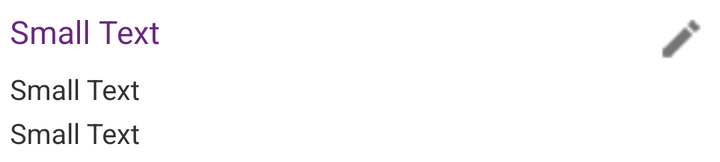
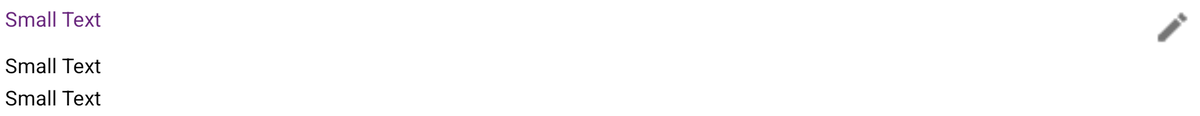

An Android layout and its configuration variant, each rendered on a device that would load it. The default file and the variant file are quoted in full after the pictures.
<!-- AndroidManifest.xml: application theme MyTheme -->
<!-- res/layout/companycustom.xml -->
<?xml version="1.0" encoding="utf-8"?>

<RelativeLayout xmlns:android="http://schemas.android.com/apk/res/android"
    android:id="@+id/RelativeLayout1"
    android:layout_width="match_parent"
    android:layout_height="wrap_content"
    android:padding="5dp"
    android:orientation="vertical" >

    <Button
        android:id="@+id/edt"
        style="?android:attr/buttonStyleSmall"
        android:layout_width="30dp"
        android:layout_height="30dp"
        android:layout_alignParentRight="true"
        android:layout_alignParentTop="true"
        android:background="@drawable/edit_icon" />

    <TextView
        android:id="@+id/rolecomp"
        android:layout_width="wrap_content"
        android:layout_height="wrap_content"
        android:layout_alignParentLeft="true"
        android:layout_alignParentTop="true"
        android:text="Small Text"
        android:textAppearance="?android:attr/textAppearanceSmall"
        android:textColor="#6A287E"
        android:textSize="16sp" />

    <TextView
        android:id="@+id/compname"
        android:layout_width="wrap_content"
        android:layout_height="wrap_content"
        android:layout_alignParentLeft="true"
        android:layout_below="@+id/edt"
        android:text="Small Text"
        android:textAppearance="?android:attr/textAppearanceSmall"
        />

    <TextView
        android:id="@+id/fromcomp"
        android:layout_width="wrap_content"
        android:layout_height="wrap_content"
        android:layout_alignParentLeft="true"
        android:layout_below="@+id/compname"
        android:layout_marginTop="3dp"
        android:text="Small Text"
        android:textAppearance="?android:attr/textAppearanceSmall"
        />

</RelativeLayout>
<!-- resources referenced by this layout -->
<resources>
  <!-- drawable edit_icon: png bitmap (drawable-hdpi, 1187 bytes) -->
  <style name="MyTheme" parent="@android:style/Theme.Holo.Light" />
</resources>
<!-- res/layout-sw720dp/companycustom.xml (the repository's variant of the layout above) -->
<!-- drawn on a large tablet held sideways -->
<?xml version="1.0" encoding="utf-8"?>

<RelativeLayout xmlns:android="http://schemas.android.com/apk/res/android"
    android:id="@+id/RelativeLayout1"
    android:layout_width="match_parent"
    android:layout_height="wrap_content"
    android:padding="5dp"
    android:orientation="vertical" >

    <Button
        android:id="@+id/edt"
        style="?android:attr/buttonStyleSmall"
        android:layout_width="50dp"
        android:layout_height="50dp"
        android:layout_alignParentRight="true"
        android:layout_alignParentTop="true"
        android:background="@drawable/edit_icon" />

    <TextView
        android:id="@+id/rolecomp"
        android:layout_width="wrap_content"
        android:layout_height="wrap_content"
        android:layout_alignParentLeft="true"
        android:layout_alignParentTop="true"
        android:text="Small Text"
         android:textAppearance="?android:attr/textAppearanceLarge" 
        android:textColor="#6A287E"
       />

    <TextView
        android:id="@+id/compname"
        android:layout_width="wrap_content"
        android:layout_height="wrap_content"
        android:layout_alignParentLeft="true"
        android:layout_below="@+id/edt"
        android:text="Small Text"
        android:textAppearance="?android:attr/textAppearanceLarge" />

    <TextView
        android:id="@+id/fromcomp"
        android:layout_width="wrap_content"
        android:layout_height="wrap_content"
        android:layout_alignLeft="@+id/compname"
        android:layout_below="@+id/compname"
        android:layout_marginTop="5dp"
        android:text="Small Text"
        android:textAppearance="?android:attr/textAppearanceLarge" />

</RelativeLayout>
